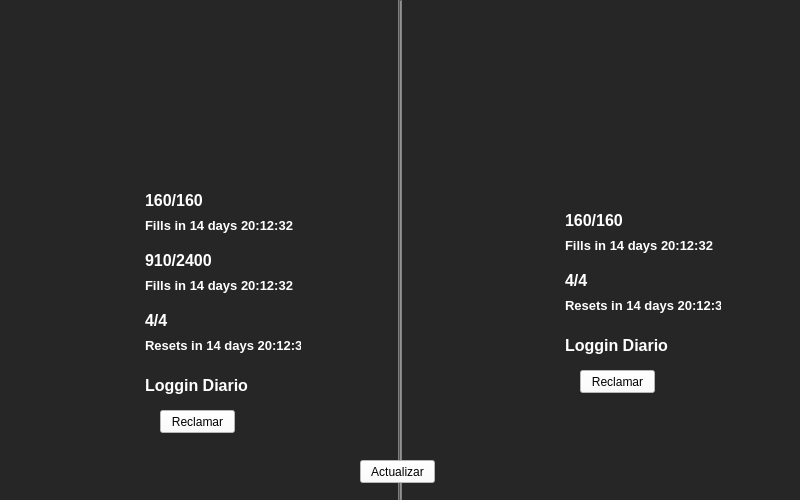
<?xml version="1.0" encoding="UTF-8"?>
<ui version="4.0">
 <class>MainWindow</class>
 <widget class="QMainWindow" name="MainWindow">
  <property name="geometry">
   <rect>
    <x>0</x>
    <y>0</y>
    <width>800</width>
    <height>500</height>
   </rect>
  </property>
  <property name="minimumSize">
   <size>
    <width>800</width>
    <height>500</height>
   </size>
  </property>
  <property name="maximumSize">
   <size>
    <width>800</width>
    <height>500</height>
   </size>
  </property>
  <property name="windowTitle">
   <string>Resin Checker</string>
  </property>
  <property name="windowIcon">
   <iconset>
    <normaloff>Icono.png</normaloff>Icono.png</iconset>
  </property>
  <widget class="QWidget" name="centralwidget">
   <property name="styleSheet">
    <string notr="true">background:#262626;</string>
   </property>
   <widget class="QWidget" name="Genshin" native="true">
    <property name="geometry">
     <rect>
      <x>0</x>
      <y>0</y>
      <width>400</width>
      <height>500</height>
     </rect>
    </property>
    <widget class="QLabel" name="Foto">
     <property name="geometry">
      <rect>
       <x>30</x>
       <y>10</y>
       <width>341</width>
       <height>151</height>
      </rect>
     </property>
     <property name="text">
      <string>&lt;html&gt;&lt;head/&gt;&lt;body&gt;&lt;p&gt;&lt;img src=&quot;:/Imagenes/icono-genshin.png&quot;/&gt;&lt;/p&gt;&lt;/body&gt;&lt;/html&gt;</string>
     </property>
    </widget>
    <widget class="QWidget" name="InfoResina" native="true">
     <property name="geometry">
      <rect>
       <x>80</x>
       <y>180</y>
       <width>221</width>
       <height>61</height>
      </rect>
     </property>
     <widget class="QLabel" name="Icono1">
      <property name="geometry">
       <rect>
        <x>0</x>
        <y>0</y>
        <width>61</width>
        <height>61</height>
       </rect>
      </property>
      <property name="text">
       <string>&lt;html&gt;&lt;head/&gt;&lt;body&gt;&lt;p&gt;&lt;img src=&quot;:/Imagenes/image 2.png&quot;/&gt;&lt;/p&gt;&lt;/body&gt;&lt;/html&gt;</string>
      </property>
     </widget>
     <widget class="QLabel" name="TiempoResina">
      <property name="geometry">
       <rect>
        <x>65</x>
        <y>35</y>
        <width>171</width>
        <height>21</height>
       </rect>
      </property>
      <property name="text">
       <string>&lt;html&gt;&lt;head/&gt;&lt;body&gt;&lt;p&gt;&lt;span style=&quot; font-size:10pt; font-weight:600; color:#ffffff;&quot;&gt;Fills in 14 days 20:12:32&lt;/span&gt;&lt;/p&gt;&lt;/body&gt;&lt;/html&gt;</string>
      </property>
     </widget>
     <widget class="QLabel" name="Resina">
      <property name="geometry">
       <rect>
        <x>65</x>
        <y>5</y>
        <width>71</width>
        <height>31</height>
       </rect>
      </property>
      <property name="text">
       <string>&lt;html&gt;&lt;head/&gt;&lt;body&gt;&lt;p&gt;&lt;span style=&quot; font-size:12pt; font-weight:600; color:#ffffff;&quot;&gt;160/160&lt;/span&gt;&lt;/p&gt;&lt;/body&gt;&lt;/html&gt;</string>
      </property>
     </widget>
    </widget>
    <widget class="QWidget" name="InfoTetera" native="true">
     <property name="geometry">
      <rect>
       <x>80</x>
       <y>240</y>
       <width>221</width>
       <height>61</height>
      </rect>
     </property>
     <widget class="QLabel" name="Icono2">
      <property name="geometry">
       <rect>
        <x>0</x>
        <y>0</y>
        <width>61</width>
        <height>61</height>
       </rect>
      </property>
      <property name="text">
       <string>&lt;html&gt;&lt;head/&gt;&lt;body&gt;&lt;p&gt;&lt;img src=&quot;:/Imagenes/image 3.png&quot;/&gt;&lt;/p&gt;&lt;/body&gt;&lt;/html&gt;</string>
      </property>
     </widget>
     <widget class="QLabel" name="TiempoTetera">
      <property name="geometry">
       <rect>
        <x>65</x>
        <y>35</y>
        <width>171</width>
        <height>21</height>
       </rect>
      </property>
      <property name="text">
       <string>&lt;html&gt;&lt;head/&gt;&lt;body&gt;&lt;p&gt;&lt;span style=&quot; font-size:10pt; font-weight:600; color:#ffffff;&quot;&gt;Fills in 14 days 20:12:32&lt;/span&gt;&lt;/p&gt;&lt;/body&gt;&lt;/html&gt;</string>
      </property>
     </widget>
     <widget class="QLabel" name="Tetera">
      <property name="geometry">
       <rect>
        <x>65</x>
        <y>5</y>
        <width>81</width>
        <height>31</height>
       </rect>
      </property>
      <property name="text">
       <string>&lt;html&gt;&lt;head/&gt;&lt;body&gt;&lt;p&gt;&lt;span style=&quot; font-size:12pt; font-weight:600; color:#ffffff;&quot;&gt;910/2400&lt;/span&gt;&lt;/p&gt;&lt;/body&gt;&lt;/html&gt;</string>
      </property>
     </widget>
    </widget>
    <widget class="QWidget" name="InfoDiarias" native="true">
     <property name="geometry">
      <rect>
       <x>80</x>
       <y>300</y>
       <width>221</width>
       <height>61</height>
      </rect>
     </property>
     <widget class="QLabel" name="Icono3">
      <property name="geometry">
       <rect>
        <x>15</x>
        <y>0</y>
        <width>41</width>
        <height>61</height>
       </rect>
      </property>
      <property name="text">
       <string>&lt;html&gt;&lt;head/&gt;&lt;body&gt;&lt;p&gt;&lt;img src=&quot;:/Imagenes/image 5.png&quot;/&gt;&lt;/p&gt;&lt;/body&gt;&lt;/html&gt;</string>
      </property>
     </widget>
     <widget class="QLabel" name="TiempoDiariasGenshin">
      <property name="geometry">
       <rect>
        <x>65</x>
        <y>35</y>
        <width>171</width>
        <height>21</height>
       </rect>
      </property>
      <property name="text">
       <string>&lt;html&gt;&lt;head/&gt;&lt;body&gt;&lt;p&gt;&lt;span style=&quot; font-size:10pt; font-weight:600; color:#ffffff;&quot;&gt;Resets in 14 days 20:12:32&lt;/span&gt;&lt;/p&gt;&lt;/body&gt;&lt;/html&gt;</string>
      </property>
     </widget>
     <widget class="QLabel" name="DiariasGenshin">
      <property name="geometry">
       <rect>
        <x>65</x>
        <y>5</y>
        <width>71</width>
        <height>31</height>
       </rect>
      </property>
      <property name="text">
       <string>&lt;html&gt;&lt;head/&gt;&lt;body&gt;&lt;p&gt;&lt;span style=&quot; font-size:12pt; font-weight:600; color:#ffffff;&quot;&gt;4/4&lt;/span&gt;&lt;/p&gt;&lt;/body&gt;&lt;/html&gt;</string>
      </property>
     </widget>
    </widget>
    <widget class="QWidget" name="LogginDiario" native="true">
     <property name="geometry">
      <rect>
       <x>140</x>
       <y>370</y>
       <width>120</width>
       <height>71</height>
      </rect>
     </property>
     <widget class="QLabel" name="Texto">
      <property name="geometry">
       <rect>
        <x>5</x>
        <y>0</y>
        <width>111</width>
        <height>31</height>
       </rect>
      </property>
      <property name="text">
       <string>&lt;html&gt;&lt;head/&gt;&lt;body&gt;&lt;p&gt;&lt;span style=&quot; font-size:12pt; font-weight:600; color:#ffffff;&quot;&gt;Loggin Diario&lt;/span&gt;&lt;/p&gt;&lt;/body&gt;&lt;/html&gt;</string>
      </property>
     </widget>
     <widget class="QPushButton" name="ReclamarLogginGenshin">
      <property name="geometry">
       <rect>
        <x>20</x>
        <y>40</y>
        <width>75</width>
        <height>23</height>
       </rect>
      </property>
      <property name="styleSheet">
       <string notr="true">background: white;</string>
      </property>
      <property name="text">
       <string>Reclamar</string>
      </property>
     </widget>
    </widget>
   </widget>
   <widget class="QWidget" name="StarRail" native="true">
    <property name="geometry">
     <rect>
      <x>400</x>
      <y>0</y>
      <width>400</width>
      <height>500</height>
     </rect>
    </property>
    <property name="styleSheet">
     <string notr="true">background: #262626;</string>
    </property>
    <widget class="QLabel" name="Foto_2">
     <property name="geometry">
      <rect>
       <x>20</x>
       <y>0</y>
       <width>351</width>
       <height>181</height>
      </rect>
     </property>
     <property name="text">
      <string>&lt;html&gt;&lt;head/&gt;&lt;body&gt;&lt;p&gt;&lt;img src=&quot;:/Imagenes/icono-star-rail.png&quot;/&gt;&lt;/p&gt;&lt;/body&gt;&lt;/html&gt;</string>
     </property>
    </widget>
    <widget class="QWidget" name="InfoResina_2" native="true">
     <property name="geometry">
      <rect>
       <x>100</x>
       <y>200</y>
       <width>221</width>
       <height>61</height>
      </rect>
     </property>
     <widget class="QLabel" name="Icono1_2">
      <property name="geometry">
       <rect>
        <x>5</x>
        <y>0</y>
        <width>61</width>
        <height>61</height>
       </rect>
      </property>
      <property name="text">
       <string>&lt;html&gt;&lt;head/&gt;&lt;body&gt;&lt;p&gt;&lt;img src=&quot;:/Imagenes/image 4.png&quot;/&gt;&lt;/p&gt;&lt;/body&gt;&lt;/html&gt;</string>
      </property>
     </widget>
     <widget class="QLabel" name="TiempoResina_2">
      <property name="geometry">
       <rect>
        <x>65</x>
        <y>35</y>
        <width>171</width>
        <height>21</height>
       </rect>
      </property>
      <property name="text">
       <string>&lt;html&gt;&lt;head/&gt;&lt;body&gt;&lt;p&gt;&lt;span style=&quot; font-size:10pt; font-weight:600; color:#ffffff;&quot;&gt;Fills in 14 days 20:12:32&lt;/span&gt;&lt;/p&gt;&lt;/body&gt;&lt;/html&gt;</string>
      </property>
     </widget>
     <widget class="QLabel" name="Resina_2">
      <property name="geometry">
       <rect>
        <x>65</x>
        <y>5</y>
        <width>71</width>
        <height>31</height>
       </rect>
      </property>
      <property name="text">
       <string>&lt;html&gt;&lt;head/&gt;&lt;body&gt;&lt;p&gt;&lt;span style=&quot; font-size:12pt; font-weight:600; color:#ffffff;&quot;&gt;160/160&lt;/span&gt;&lt;/p&gt;&lt;/body&gt;&lt;/html&gt;</string>
      </property>
     </widget>
    </widget>
    <widget class="QWidget" name="LogginDiario_2" native="true">
     <property name="geometry">
      <rect>
       <x>160</x>
       <y>330</y>
       <width>120</width>
       <height>71</height>
      </rect>
     </property>
     <widget class="QLabel" name="Texto_2">
      <property name="geometry">
       <rect>
        <x>5</x>
        <y>0</y>
        <width>111</width>
        <height>31</height>
       </rect>
      </property>
      <property name="text">
       <string>&lt;html&gt;&lt;head/&gt;&lt;body&gt;&lt;p&gt;&lt;span style=&quot; font-size:12pt; font-weight:600; color:#ffffff;&quot;&gt;Loggin Diario&lt;/span&gt;&lt;/p&gt;&lt;/body&gt;&lt;/html&gt;</string>
      </property>
     </widget>
     <widget class="QPushButton" name="ReclamarLogginStarRail">
      <property name="geometry">
       <rect>
        <x>20</x>
        <y>40</y>
        <width>75</width>
        <height>23</height>
       </rect>
      </property>
      <property name="styleSheet">
       <string notr="true">background: white;</string>
      </property>
      <property name="text">
       <string>Reclamar</string>
      </property>
     </widget>
    </widget>
    <widget class="QWidget" name="InfoDiarias_2" native="true">
     <property name="geometry">
      <rect>
       <x>100</x>
       <y>260</y>
       <width>221</width>
       <height>61</height>
      </rect>
     </property>
     <widget class="QLabel" name="Icono4">
      <property name="geometry">
       <rect>
        <x>15</x>
        <y>0</y>
        <width>41</width>
        <height>61</height>
       </rect>
      </property>
      <property name="text">
       <string>&lt;html&gt;&lt;head/&gt;&lt;body&gt;&lt;p&gt;&lt;img src=&quot;:/Imagenes/image 5.png&quot;/&gt;&lt;/p&gt;&lt;/body&gt;&lt;/html&gt;</string>
      </property>
     </widget>
     <widget class="QLabel" name="TiempoDiariasStarRail">
      <property name="geometry">
       <rect>
        <x>65</x>
        <y>35</y>
        <width>171</width>
        <height>21</height>
       </rect>
      </property>
      <property name="text">
       <string>&lt;html&gt;&lt;head/&gt;&lt;body&gt;&lt;p&gt;&lt;span style=&quot; font-size:10pt; font-weight:600; color:#ffffff;&quot;&gt;Resets in 14 days 20:12:32&lt;/span&gt;&lt;/p&gt;&lt;/body&gt;&lt;/html&gt;</string>
      </property>
     </widget>
     <widget class="QLabel" name="DiariasStarRail">
      <property name="geometry">
       <rect>
        <x>65</x>
        <y>5</y>
        <width>71</width>
        <height>31</height>
       </rect>
      </property>
      <property name="text">
       <string>&lt;html&gt;&lt;head/&gt;&lt;body&gt;&lt;p&gt;&lt;span style=&quot; font-size:12pt; font-weight:600; color:#ffffff;&quot;&gt;4/4&lt;/span&gt;&lt;/p&gt;&lt;/body&gt;&lt;/html&gt;</string>
      </property>
     </widget>
    </widget>
   </widget>
   <widget class="Line" name="line">
    <property name="geometry">
     <rect>
      <x>398</x>
      <y>0</y>
      <width>4</width>
      <height>500</height>
     </rect>
    </property>
    <property name="styleSheet">
     <string notr="true">background: gray;</string>
    </property>
    <property name="orientation">
     <enum>Qt::Vertical</enum>
    </property>
   </widget>
   <widget class="QPushButton" name="ActualizarInfo">
    <property name="geometry">
     <rect>
      <x>360</x>
      <y>460</y>
      <width>75</width>
      <height>23</height>
     </rect>
    </property>
    <property name="styleSheet">
     <string notr="true">background: white;</string>
    </property>
    <property name="text">
     <string>Actualizar</string>
    </property>
   </widget>
  </widget>
 </widget>
 <resources>
  <include location="Recursos.qrc"/>
 </resources>
 <connections/>
</ui>
